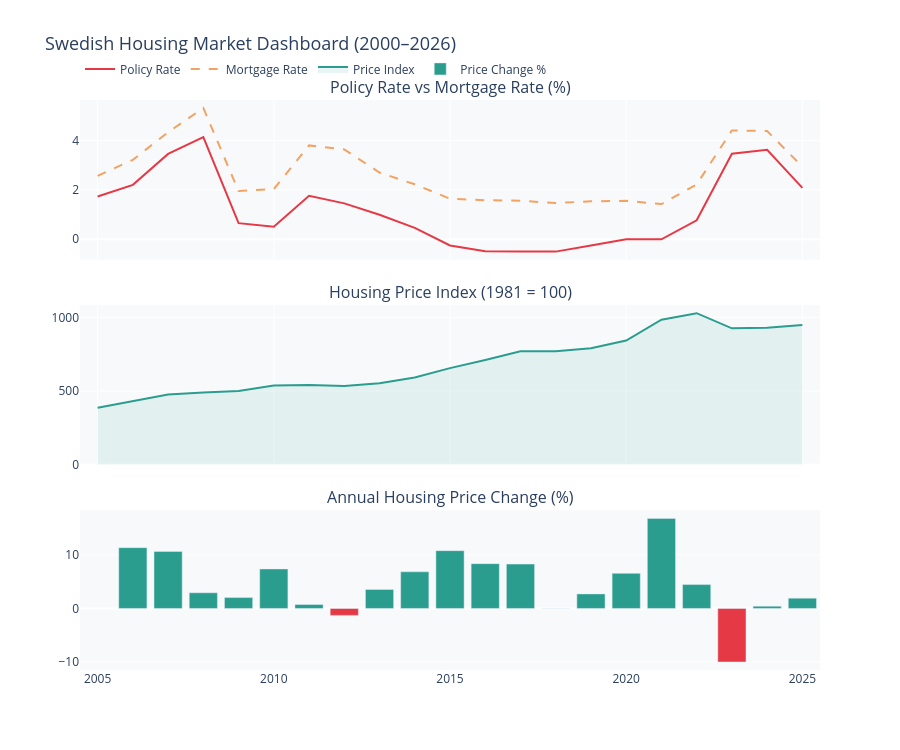

Write notebook code for a chart like this one.
### Markdown cell above
## 5. Visualisations

### 5.1 Dashboard — Full Market Overview

### Code cell
fig = make_subplots(
    rows=3, cols=1,
    shared_xaxes=True,
    vertical_spacing=0.08,
    subplot_titles=(
        "Policy Rate vs Mortgage Rate (%)",
        "Housing Price Index (1981 = 100)",
        "Annual Housing Price Change (%)"
    )
)

# Row 1 — rates
fig.add_trace(go.Scatter(
    x=df["year"], y=df["policy_rate"],
    name="Policy Rate", line=dict(color="#e63946", width=2)
), row=1, col=1)

fig.add_trace(go.Scatter(
    x=df["year"], y=df["mortgage_rate"],
    name="Mortgage Rate", line=dict(color="#f4a261", width=2, dash="dash")
), row=1, col=1)

# Row 2 — house price index
fig.add_trace(go.Scatter(
    x=df["year"], y=df["price_index"],
    name="Price Index", line=dict(color="#2a9d8f", width=2),
    fill="tozeroy", fillcolor="rgba(42,157,143,0.1)"
), row=2, col=1)

# Row 3 — annual price change
colors = ["#2a9d8f" if v >= 0 else "#e63946" for v in df["price_change_pct"].fillna(0)]
fig.add_trace(go.Bar(
    x=df["year"], y=df["price_change_pct"],
    name="Price Change %", marker_color=colors
), row=3, col=1)

fig.update_layout(
    height=750,
    title=dict(text="Swedish Housing Market Dashboard (2000–2026)", font=dict(size=18)),
    plot_bgcolor="#f8f9fa",
    paper_bgcolor="white",
    legend=dict(orientation="h", y=1.08),
    hovermode="x unified"
)

fig.show()

### Figure 1 — Plotly figure (JSON) as saved in the notebook; plotly's stock layout.template omitted (floating-point values rounded to 4 significant figures)
{"data": [{"line": {"color": "#e63946", "width": 2}, "name": "Policy Rate", "type": "scatter", "x": [2005, 2006, 2007, 2008, 2009, 2010, 2011, 2012, 2013, 2014, 2015, 2016, 2017, 2018, 2019, 2020, 2021, 2022, 2023, 2024, 2025], "xaxis": "x", "y": [1.731, 2.205, 3.459, 4.143, 0.6534, 0.5059, 1.76, 1.456, 0.994, 0.4629, -0.2526, -0.4816, -0.5, -0.5, -0.255, -0.002976, 0.0, 0.7678, 3.464, 3.628, 2.081], "yaxis": "y"}, {"line": {"color": "#f4a261", "dash": "dash", "width": 2}, "name": "Mortgage Rate", "type": "scatter", "x": [2005, 2006, 2007, 2008, 2009, 2010, 2011, 2012, 2013, 2014, 2015, 2016, 2017, 2018, 2019, 2020, 2021, 2022, 2023, 2024, 2025], "xaxis": "x", "y": [2.572, 3.221, 4.339, 5.321, 1.953, 2.036, 3.804, 3.641, 2.703, 2.228, 1.641, 1.582, 1.562, 1.469, 1.539, 1.557, 1.427, 2.224, 4.411, 4.387, 2.941], "yaxis": "y"}, {"fill": "tozeroy", "fillcolor": "rgba(42,157,143,0.1)", "line": {"color": "#2a9d8f", "width": 2}, "name": "Price Index", "type": "scatter", "x": [2005, 2006, 2007, 2008, 2009, 2010, 2011, 2012, 2013, 2014, 2015, 2016, 2017, 2018, 2019, 2020, 2021, 2022, 2023, 2024, 2025], "xaxis": "x2", "y": [387.0, 431.0, 477.0, 491.0, 501.0, 538.0, 542.0, 535.0, 554.0, 592.0, 656.0, 711.0, 770.0, 770.0, 791.0, 843.0, 985.0, 1029.0, 926.0, 930.0, 948.0], "yaxis": "y2"}, {"marker": {"color": ["#2a9d8f", "#2a9d8f", "#2a9d8f", "#2a9d8f", "#2a9d8f", "#2a9d8f", "#2a9d8f", "#e63946", "#2a9d8f", "#2a9d8f", "#2a9d8f", "#2a9d8f", "#2a9d8f", "#2a9d8f", "#2a9d8f", "#2a9d8f", "#2a9d8f", "#2a9d8f", "#e63946", "#2a9d8f", "#2a9d8f"]}, "name": "Price Change %", "type": "bar", "x": [2005, 2006, 2007, 2008, 2009, 2010, 2011, 2012, 2013, 2014, 2015, 2016, 2017, 2018, 2019, 2020, 2021, 2022, 2023, 2024, 2025], "xaxis": "x3", "y": [NaN, 11.37, 10.67, 2.935, 2.037, 7.385, 0.7435, -1.292, 3.551, 6.859, 10.81, 8.384, 8.298, 0.0, 2.727, 6.574, 16.84, 4.467, -10.01, 0.432, 1.935], "yaxis": "y3"}], "layout": {"annotations": [{"font": {"size": 16}, "showarrow": false, "text": "Policy Rate vs Mortgage Rate (%)", "x": 0.5, "xanchor": "center", "xref": "paper", "y": 1, "yanchor": "bottom", "yref": "paper"}, {"font": {"size": 16}, "showarrow": false, "text": "Housing Price Index (1981 = 100)", "x": 0.5, "xanchor": "center", "xref": "paper", "y": 0.64, "yanchor": "bottom", "yref": "paper"}, {"font": {"size": 16}, "showarrow": false, "text": "Annual Housing Price Change (%)", "x": 0.5, "xanchor": "center", "xref": "paper", "y": 0.28, "yanchor": "bottom", "yref": "paper"}], "height": 750, "hovermode": "x unified", "legend": {"orientation": "h", "y": 1.08}, "paper_bgcolor": "white", "plot_bgcolor": "#f8f9fa", "title": {"font": {"size": 18}, "text": "Swedish Housing Market Dashboard (2000–2026)"}, "xaxis": {"anchor": "y", "domain": [0, 1], "matches": "x3", "showticklabels": false}, "xaxis2": {"anchor": "y2", "domain": [0, 1], "matches": "x3", "showticklabels": false}, "xaxis3": {"anchor": "y3", "domain": [0, 1]}, "yaxis": {"anchor": "x", "domain": [0.72, 1]}, "yaxis2": {"anchor": "x2", "domain": [0.36, 0.64]}, "yaxis3": {"anchor": "x3", "domain": [0, 0.28]}}}
